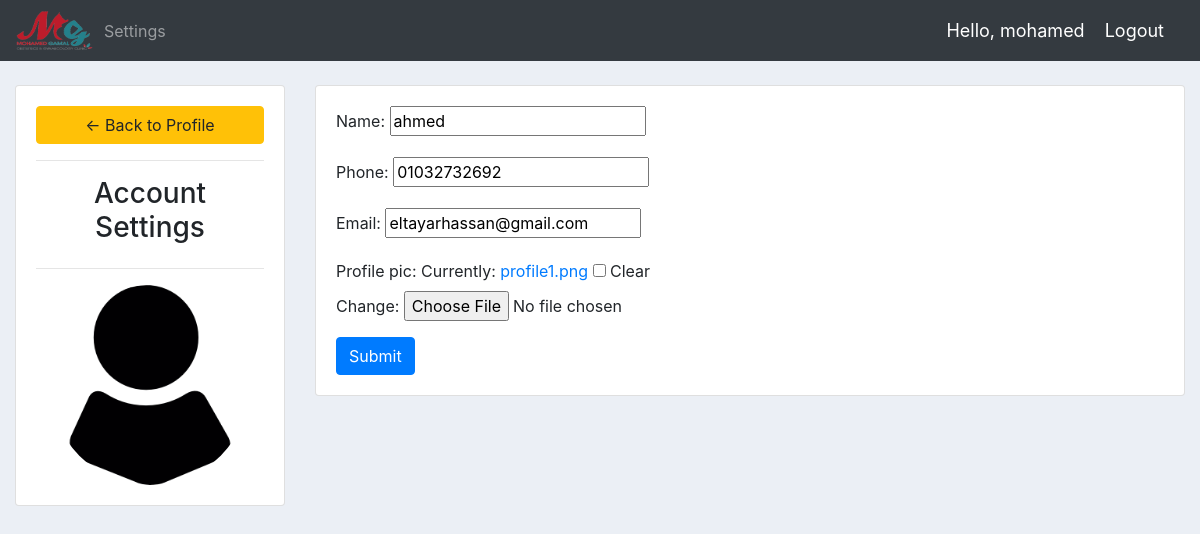
/account/ (signed in), run on the app's committed database.
### accounts/models.py (models this page shows, shortened)
class Customer(models.Model):
    user = models.OneToOneField(User, null=True, blank=True, on_delete=models.CASCADE)
    name = models.CharField(max_length=200, null=True)
    phone = models.CharField(max_length=200, null=True)
    email = models.CharField(max_length=200, null=True)
    profile_pic = models.ImageField(default="profile1.png", null=True, blank=True)
    date_created = models.DateTimeField(auto_now_add=True, null=True)

### accounts/decorators.py (the view)
		def wrapper_func(request, *args, **kwargs):
			group = None
			if request.user.groups.exists():
				group = request.user.groups.all()[0].name
			if group in allowed_roles:
				return view_func(request, *args, **kwargs)
			else:
				return HttpResponse('You are not authorized to view this page')

### accounts/forms.py
class CustomerForm(ModelForm):
	class Meta:
		model = Customer
		fields = '__all__'
		exclude = ['user']

### accounts/views.py (called while the page is built)
@login_required(login_url='login')
@allowed_users(allowed_roles=['customer'])
def accountSettings(request):
	customer = request.user.customer
	form = CustomerForm(instance=customer)
	if request.method == 'POST':
		form = CustomerForm(request.POST, request.FILES, instance=customer)
		if form.is_valid():
			form.save()
	context = {'form': form}
	return render(request, 'accounts/account_settings.html', context)

### accounts/templates/accounts/account_settings.html (shortened to what this page needs)
{%  extends 'accounts/main.html' %}
{% load static %}
{% block content %}
<br>
<div class="row">
	<div class="col-md-3">
		<div class="card card-body">
			<a class="btn btn-warning" href="{% url 'home' %}"> &#8592; Back to Profile</a>
			<hr>
			<h3 style="text-align: center">Account Settings</h3>
			<hr>
			<img class="profile-pic" src="{{request.user.customer.profile_pic.url}}" >
		</div>
	</div>
	<div class="col-md-9">
		<div class="card card-body">
			<form method="POST" action="" enctype="multipart/form-data">
				{{form.as_p}}
			<input class="btn btn-primary" type="submit" name="Update Information">
			</form>
		</div>
	</div>
</div>
{% endblock %}

### accounts/templates/accounts/navbar.html (shortened to what this page needs)
{% load static %}
<nav class="navbar navbar-expand-lg navbar-dark bg-dark">
 <a href="#" class="logo"> <img src="{% static 'assets/images/1608070855306.png' %}" width="80px" height="45px" alt="waves"></a>
  <div class="collapse navbar-collapse" id="navbarNav">
    <ul class="navbar-nav">
      {% if request.user.is_staff %}
      <li class="nav-item active">
      </li>
      <li class="nav-item">
      </li>
      {% else %}
       <li class="nav-item">
        <a class="nav-link" href="{% url 'account' %}">Settings</a>
      </li>
      {% endif %}
    </ul>
  </div>
  <span class="hello-msg">Hello, {{request.user}}</span>
  <span ><a  class="hello-msg" href="{% url 'logout' %}">Logout</a></span>
</nav>

### static/css/main.css (style rules this page uses)
body { background-color: #ebeff5; }

### accounts/templates/accounts/navbar.html (style rules this page uses)
.hello-msg { font-size: 18px; color: #fff; margin-right: 20px; }

### accounts/templates/accounts/account_settings.html (style rules this page uses)
.profile-pic { max-width: 200px; max-height:200px; margin: 0 auto; border-radius: 50%; }

### data on the page
Customer: name "ahmed", phone "01032732692", email "eltayarhassan@gmail.com"

### other printed values
{{ request.user }} "mohamed"
